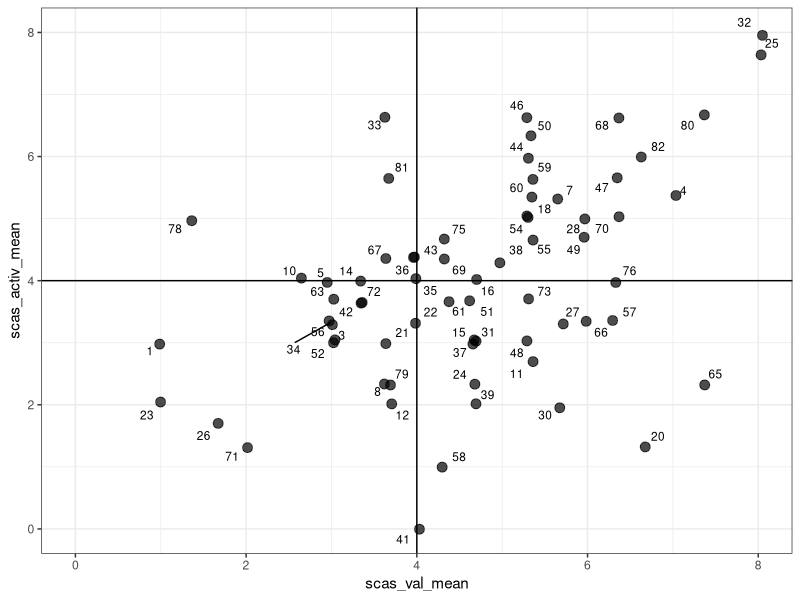
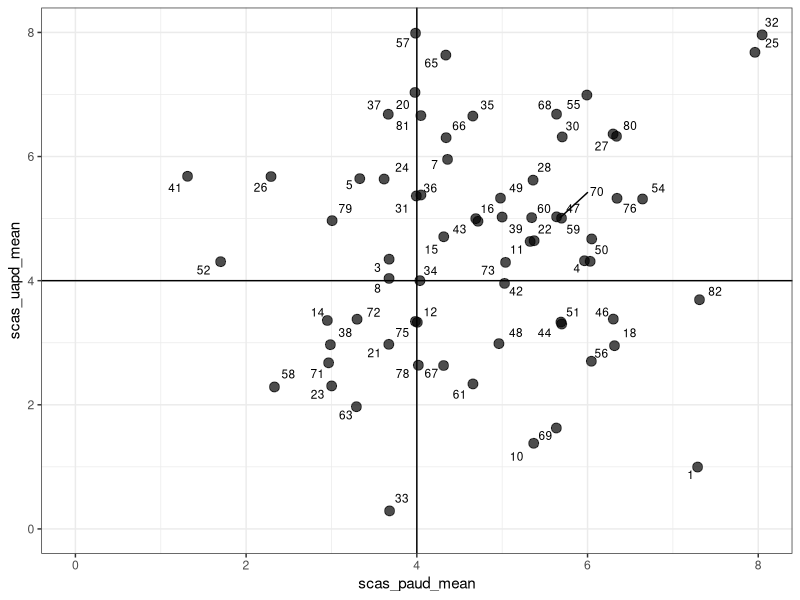

R code for these plots, in order:
# rm(list = ls()) # Dmitrijs: This is a bad and dangerous style, we discussed it during the lectures. Use "Restart R" instead.

# Dmitrijs: Comment out the `install.packages()` because is needs to be executed only once.
# install.packages("dplyr")
# install.packages("tibble")
# install.packages("ggplot2")

library(ggplot2)
library(dplyr)
library(tibble)

# Please read this: https://community.rstudio.com/t/project-oriented-workflow-setwd-rm-list-ls-and-computer-fires/3549
# and replace `setwd()`.
# setwd("/home/yes_no/Downloads/bakalaurs")
# getwd()

emo_start <- read.csv("emo_2d_coded.csv", header = TRUE, encoding = "UTF-8")

emo_start <- emo_start %>% 
  rename(ai22 = ai23, # `dplyr::` is not needed becusebecause you use `library()` above.
         ai23 = ai23.1)

colnames(emo_start)


# Atlasa vajadzīgās kolonnas Zviedru kodola afekta skalas aprēķiniem.
emo_full <- emo_start %>% 
  select(starts_with("id"), 
         starts_with("vecums"), 
         starts_with("dzimums"),
         starts_with("scas"),
         starts_with("av"), 
         starts_with("ai")) %>% 
  mutate(observation = row_number())

nrow(emo_full)
nrow(na.omit(emo_full))

# Izveido apakšskalas.
scas_val <- emo_full %>% 
  select(scas_apmierinats, scas_priecigs, scas_laimigs)

scas_activ <- emo_full %>% 
  select(scas_modrs, scas_energisks, scas_aktivs)

scas_paud <- emo_full %>% 
  select(scas_ieinteresets, scas_iesaistits, scas_optimisms)
  
scas_uapd <- emo_full %>% 
  select(scas_rams, scas_mierigs, scas_atvieglots)


# Izrēķina vidējos apakšskalas rādītājus katram respondentam.
scas_val$mean_val <- rowMeans(scas_val)
scas_activ$mean_activ = rowMeans(scas_activ) # Replace `=` with `<-`.
scas_paud$mean_paud = rowMeans(scas_paud)
scas_uapd$mean_uapd = rowMeans(scas_uapd)


emo_full[, "scas_val_mean"] <- scas_val$mean_val
emo_full[, 'scas_activ_mean'] <- scas_activ$mean_activ # Use double quotation marks.
emo_full[, 'scas_paud_mean'] <- scas_paud$mean_paud
emo_full[, 'scas_uapd_mean'] <- scas_uapd$mean_uapd

# Sagatavo tabulu scas plot.
scas_full <- cbind(scas_val$mean_val, scas_activ$mean_activ, scas_paud$mean_paud, scas_uapd$mean_uapd)

# Valences aktivitātes ggplot
library(ggrepel)

data1 <- emo_full %>%
  select(observation, scas_val_mean, scas_activ_mean) %>% 
  na.omit()

val_activ <- data1 %>% # `data1` and `data2` are very bad names - please change.
  # Also change the names of variables, they are hard to understand.
  ggplot(aes(x = scas_val_mean, y = scas_activ_mean, label = observation)) +
  # I see no reason for using colour here.
  geom_jitter(size = 3, alpha = 0.7, width = 0.05, height = 0.05) + # Why only in 1 direction?
  geom_text_repel(size = 3) +
  geom_hline(yintercept = 4) + 
  geom_vline(xintercept = 4) +
  coord_cartesian(xlim = c(0,8), ylim = c(0,8)) + # Controls the limits of x and y.
  theme_bw()

val_activ



# Patīkamas/nepatīkamas aktivitātes/deaktivitātes ggplot.

data2 <- emo_full %>%
  select(observation, scas_paud_mean, scas_uapd_mean) %>%
  na.omit()

paud_uapd <- data2 %>% 
  ggplot(aes(x = scas_paud_mean, y = scas_uapd_mean, label = observation)) +
  geom_jitter(size = 3, alpha = 0.7, width = 0.05, height = 0.05) + # Why only in 1 direction?
  geom_text_repel(size = 3) +
  geom_hline(yintercept = 4) + 
  geom_vline(xintercept = 4) +
  coord_cartesian(xlim = c(0,8), ylim = c(0,8)) + # Controls the limits of x and y.
  theme_bw()

paud_uapd




stimulus_values <- emo_start %>% 
  select(starts_with("av"), starts_with("ai"))

stimulus_values <- emo_start %>% 
  select(starts_with("av"), starts_with("ai"))
